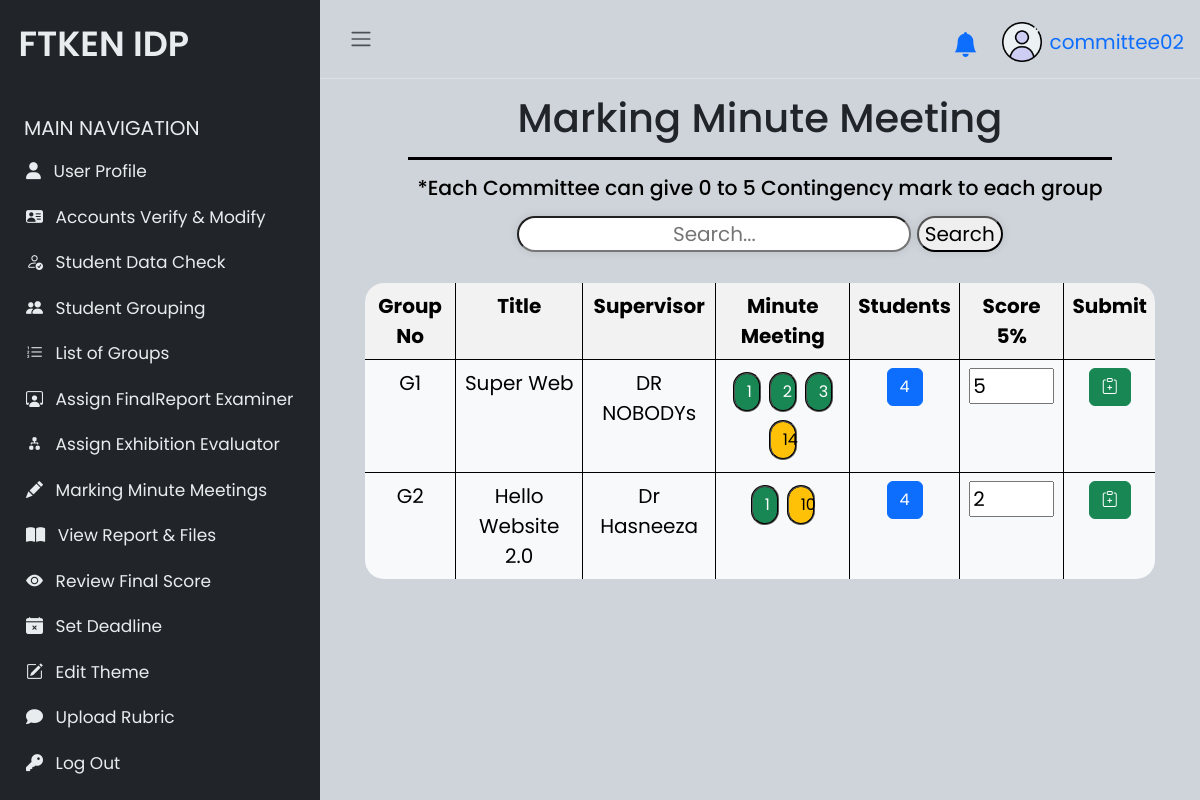
Screenshot of /committee/markingMM.php (signed in) with the database file from the repository.
### tables this page shows
CREATE TABLE `idpgroup` (
  `grpid` int(11) NOT NULL,
  `grpnum` int(11) NOT NULL,
  `themeid` int(11) DEFAULT NULL,
  `active` tinyint(1) NOT NULL,
  `idpexPanel` tinyint(1) NOT NULL,
  `idpexSV` tinyint(1) NOT NULL
);

CREATE TABLE `idpsynopsis` (
  `synid` int(11) NOT NULL,
  `title` varchar(200) NOT NULL,
  `synopsis` varchar(8000) NOT NULL,
  `objectives` varchar(8000) NOT NULL,
  `comment` text NOT NULL,
  `approved` tinyint(1) NOT NULL,
  `submitted` tinyint(1) NOT NULL,
  `grpid` int(11) NOT NULL,
  `submitTime` varchar(50) NOT NULL
);

CREATE TABLE `supervisor` (
  `svid` int(11) NOT NULL,
  `name` varchar(200) NOT NULL,
  `staffnum` varchar(200) NOT NULL,
  `email` varchar(200) NOT NULL,
  `pass` varchar(200) NOT NULL,
  `salt` varchar(100) NOT NULL,
  `verify` tinyint(1) NOT NULL,
  `grpid` int(11) DEFAULT NULL,
  `y3` int(11) NOT NULL,
  `y2` int(11) NOT NULL,
  `y1` int(11) NOT NULL,
  `y0` int(11) NOT NULL,
  `evalid` int(11) DEFAULT NULL,
  `groupAssign` text NOT NULL
);

CREATE TABLE `minmeet` (
  `mmid` int(11) NOT NULL,
  `meetdate` date NOT NULL,
  `weekNo` int(11) NOT NULL,
  `taker` varchar(200) NOT NULL,
  `attendee1` varchar(200) NOT NULL,
  `attendee2` varchar(200) NOT NULL,
  `attendee3` varchar(200) NOT NULL,
  `summary` text NOT NULL,
  `comment` varchar(8000) NOT NULL,
  `approved` tinyint(1) NOT NULL,
  `submitted` tinyint(1) NOT NULL,
  `grpid` int(11) NOT NULL,
  `submitTime` varchar(50) NOT NULL
);

CREATE TABLE `grpmark` (
  `grpmarkid` int(11) NOT NULL,
  `grpid` int(11) NOT NULL,
  `reportMarkSV` float NOT NULL,
  `reportMarkExaminer` float NOT NULL,
  `idpexMarkSV` float NOT NULL,
  `idpexMarkPanel` float NOT NULL,
  `proposalMark` float NOT NULL,
  `mmMarkComm` int(1) DEFAULT NULL
);

### committee/markingMM.php (the view, shortened to what this page needs)
<!DOCTYPE html>
<html lang="en">
<?php
include './sidebarComm.php';
?>
<html>
<body>
    <h1 class="text-center mb-3 title-container">Marking Minute Meeting</h1>
    <h4 class="text-center mb-3">*Each Committee can give 0 to 5 Contingency mark to each group</h4>
    <?php
    $data = [];
    if (isset($_POST['grpid'])) {
        echo "<br><button type=\"submit\" class=\"btn btn2 btn-primary\" onclick=\"window.location.href='./markingMM.php'\">Back to List</button>";
        echo "<div class=\"details-container\">";
        $grpid = $_POST['grpid'];
        $sql = "SELECT idpgroup.grpnum, supervisor.name AS svname, theme.title AS theme, idpsynopsis.title FROM idpgroup
                INNER JOIN supervisor ON idpgroup.grpid = supervisor.grpid INNER JOIN theme ON idpgroup.themeid = theme.themeid LEFT JOIN idpsynopsis ON idpgroup.grpid = idpsynopsis.grpid
                WHERE idpgroup.grpid = '$grpid'";
        $result = $conn->query($sql);
        while ($row = $result->fetch_assoc()) {
            $grpnoz = $row['grpnum'];
            $svnamez = $row['svname'];
            $titlez = $row['title'];
            $themez = $row['theme'];
        }
        echo "<h2>Group Number : &nbsp;&nbsp;$grpnoz </h2>";
        echo "<h2>Supervisor &nbsp;&nbsp;&nbsp;&nbsp;&nbsp;&nbsp;&nbsp;&nbsp;: &nbsp;&nbsp;$svnamez</h2>";
        echo "<h2>Title &nbsp;&nbsp;&nbsp;&nbsp;&nbsp;&nbsp;&nbsp;&nbsp;&nbsp;&nbsp;&nbsp;&nbsp;&nbsp;&nbsp;&nbsp;&nbsp;&nbsp;&nbsp;&nbsp;&nbsp;: &nbsp;&nbsp;$titlez </h2>";
        echo "<h2>Theme &nbsp;&nbsp;&nbsp;&nbsp;&nbsp;&nbsp;&nbsp;&nbsp;&nbsp;&nbsp;&nbsp;&nbsp;&nbsp;&nbsp;&nbsp;: &nbsp;&nbsp;$themez</h2>";
        echo "</div>";
        echo "<div class=\"table-container\">";
        echo "<table class=\"table table-bordered table-light\">
            <thead class=\" thead-dark\">";
        getHeadStudent();
        $data = [];
        $record = "SELECT * FROM `student` WHERE grpid = '$grpid' ORDER BY cgpa DESC";
        $result = $conn->query($record);
        while ($row = $result->fetch_assoc()) {
            $data[] = $row;
        }
        $i = 1;
        foreach ($data as $row) {
            $name = $row['name'];
            $matric = $row['matric'];
            $ic = $row['ic'];
            $cgpa = $row['cgpa'];
            $prog = $row['prog'];
            $phnum = $row['phnum'];
            $email = $row['email'];
            $lead = $row['leader'];
            echo "<tr>";
            echo "<td>$i</td>";
            if ($lead == 1) {
                echo "<td class=\"fw-bold\">$name (Leader)</td>";
            } else {
                echo "<td>$name</td>";
            }
            echo "<td>$matric</td>";
            echo "<td>$ic</td>";
            echo "<td>$cgpa</td>";
            echo "<td>$prog</td>";
            echo "<td>$phnum</td>";
            echo "<td>$email</td>";
            echo "</tr>";
            $i++;
        }
        echo "</table>";
        echo "</div>";
    } else {
        $record = "SELECT idpgroup.*, supervisor.name AS svname, theme.title AS theme, idpsynopsis.title FROM idpgroup
            INNER JOIN supervisor ON idpgroup.grpid = supervisor.grpid INNER JOIN theme ON idpgroup.themeid = theme.themeid LEFT JOIN idpsynopsis ON idpgroup.grpid = idpsynopsis.grpid
            WHERE idpgroup.active = 1 AND idpgroup.themeid is NOT NULL ORDER BY grpnum ASC";
        $result = $conn->query($record);
        while ($row = $result->fetch_assoc()) {
            $row['grpnum'] = "G" . $row['grpnum'];
            $data[] = $row;
        }
        if ($data != null) {
            echo "
            <form class=\"search-container text-center\" method=\"GET\" action=\"markingMM.php\">
            <input type=\"text\" class=\"box\" name=\"query\" placeholder=\"Search...\">
            <button type=\"submit\" class=\"box\">Search</button>
            </form>
            <br>
            <div class=\"table-container\">
            <table class=\"table table-bordered table-light\">
            <thead class=\" thead-dark\">";
            getHead();
            echo "<form id=\"grpid\" method=\"post\" action=\"markingMM.php\">";
            foreach ($data as $row) {
                echo "<form id=\"grpid\" method=\"post\" action=\"markingMM.php\">";
                $grpid = $row['grpid'];
                $grpno = $row['grpnum'];
                $title = $row['title'];
                $svname = $row['svname'];
                echo "<tr>";
                echo "<td>$grpno</td>";
                echo "<td>$title</td>";
                echo "<td>$svname</td><td>";
                $mmdata = [];
                $record = "SELECT * FROM minmeet WHERE grpid = '$grpid' ORDER BY weekNo ASC";
                $result = $conn->query($record);
                while ($row = $result->fetch_assoc()) {
                    $mmdata[] = $row;
                }
                if ($mmdata != NULL) {
                    foreach ($mmdata as $data) {
                        $weeks = $data['weekNo'];
                        $aprv = $data['approved'];
                        if($aprv==1){
                            echo "<button type=\"submit\" name=\"mmweek\" class=\"btn btn2 btn-success m-1\" value=\"$weeks";
                            echo "G$grpid\">$weeks</button>";
                        } else{
                            echo "<button type=\"submit\" name=\"mmweek\" class=\"btn btn2 btn-warning m-1\" value=\"$weeks";
                            echo "G$grpid\">$weeks</button>";
                        }
                    }
                }
                $sql = "SELECT COUNT(*) AS numstud FROM student INNER JOIN idpgroup ON student.grpid = idpgroup.grpid WHERE student.grpid = '$grpid' ";
                $stmt = $conn->prepare($sql);
                $stmt->execute();
                $stmt->bind_result($totalstu);
                echo "</td><td><button type=\"submit\" name=\"grpid\" class=\"btn btn-primary\" id=\"grpid\"  value=\" ";
                echo $grpid;
                echo "\">";
                echo $totalstu;
                echo "</button></td>";
                $record = "SELECT mmMarkComm FROM grpmark WHERE grpid = '$grpid'";
                $result = $conn->query($record);
                if ($row = $result->fetch_assoc()) {
                    $mark = $row['mmMarkComm'];
                } else {
                    $mark = "-";
                }
                echo "<td><input type=\"number\" id=\"mmmark\" name=\"mmmark\" min=\"0\" max=\"5\" step=\"1\" value=\"$mark\"</td>";
                echo "<td><button type=\"submit\" name=\"idGet\" class=\"btn btn-success\" value=\"";
                echo $grpid;
                echo "\"";
                echo "><i class=\"bi bi-clipboard-plus\"></i></button></td></tr></form>";
            }
            echo "</form>";
            echo "</table>";
            echo "</div>";
        }
    }
    ?>
    <?php
    function getHead()
    {
        echo "<tr>";
        echo "<th>Group No</th>";
        echo "<th>Title</th>";
        echo "<th>Supervisor</th>";
        echo "<th>Minute Meeting</th>";
        echo "<th>Students</th>";
        echo "<th>Score 5%</th>";
        echo "<th>Submit</th>";
        echo "</tr>";
    }
    ?>
</body>
</html>

### committee/sidebarComm.php (style rules this page uses)
body { font-family: 'Poppins', sans-serif; font-size: 20px; opacity: 1; overflow-y: scroll; margin: 0; }
h4 { font-family: 'Poppins', sans-serif; font-size: 1.275rem; color: var(--bs-emphasis-color); }
.title-container { border-bottom: 3px solid black; width: 80%; text-align: center; margin: 0 auto; display: flex; align-items: center; justify-content: center; box-sizing: border-box; padding: 15px 0; }

### committee/markingMM.php (style rules this page uses)
.box { box-shadow: 0 0 10px rgba(0, 0, 0, 0.1); border-radius: 20px 20px 20px 20px; text-align: center; }
.table th { background-color: #f2f2f2; }
.table-container { overflow-x: auto; -webkit-overflow-scrolling: touch; }
.table { border: 1px solid black; padding: 4px; text-align: center; margin: 0 auto; width: 90%; vertical-align: middle; border-collapse: collapse; border-radius: 20px; overflow: hidden; }
td, th { text-align: center; vertical-align: top; height: 50px; border: 1px solid black; }
.btn2 { margin: 0 auto; width: 20%; margin-top: -10px; border: 2px groove black; border-radius: 50px; }

### rows the page displays
idpgroup: grpno "G1", idpsynopsis.title "Super Web", supervisor.name "DR NOBODYs", $grpid 12 (drawn), totalstu "4", mmmark "5"
minmeet: weekNo "1"
minmeet: weekNo "2"
minmeet: weekNo "3"
minmeet: weekNo "14"
idpgroup: grpno "G2", idpsynopsis.title "Hello Website 2.0", supervisor.name "Dr Hasneeza", $grpid 13 (drawn), totalstu "4", mmmark "2"
minmeet: weekNo "1"
minmeet: weekNo "10"

### other values shown
$_SESSION['username'] "committee02"
